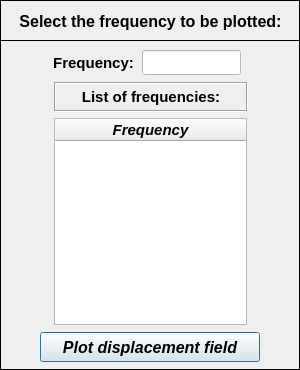
<?xml version="1.0" encoding="UTF-8"?>
<ui version="4.0">
 <class>Dialog</class>
 <widget class="QDialog" name="Dialog">
  <property name="windowModality">
   <enum>Qt::NonModal</enum>
  </property>
  <property name="geometry">
   <rect>
    <x>0</x>
    <y>0</y>
    <width>300</width>
    <height>370</height>
   </rect>
  </property>
  <property name="sizePolicy">
   <sizepolicy hsizetype="Fixed" vsizetype="Fixed">
    <horstretch>0</horstretch>
    <verstretch>0</verstretch>
   </sizepolicy>
  </property>
  <property name="minimumSize">
   <size>
    <width>300</width>
    <height>370</height>
   </size>
  </property>
  <property name="maximumSize">
   <size>
    <width>300</width>
    <height>370</height>
   </size>
  </property>
  <property name="contextMenuPolicy">
   <enum>Qt::DefaultContextMenu</enum>
  </property>
  <property name="windowTitle">
   <string>Plot displacement field</string>
  </property>
  <property name="windowIcon">
   <iconset>
    <normaloff>../../../../../../Downloads/load - Copia.png</normaloff>../../../../../../Downloads/load - Copia.png</iconset>
  </property>
  <property name="whatsThis">
   <string/>
  </property>
  <widget class="QWidget" name="widget" native="true">
   <property name="geometry">
    <rect>
     <x>0</x>
     <y>0</y>
     <width>401</width>
     <height>375</height>
    </rect>
   </property>
   <property name="font">
    <font>
     <kerning>true</kerning>
    </font>
   </property>
   <widget class="QFrame" name="frame">
    <property name="geometry">
     <rect>
      <x>0</x>
      <y>0</y>
      <width>300</width>
      <height>41</height>
     </rect>
    </property>
    <property name="minimumSize">
     <size>
      <width>300</width>
      <height>41</height>
     </size>
    </property>
    <property name="maximumSize">
     <size>
      <width>300</width>
      <height>41</height>
     </size>
    </property>
    <property name="frameShape">
     <enum>QFrame::Box</enum>
    </property>
    <property name="frameShadow">
     <enum>QFrame::Plain</enum>
    </property>
    <property name="lineWidth">
     <number>1</number>
    </property>
    <widget class="QLabel" name="label">
     <property name="geometry">
      <rect>
       <x>14</x>
       <y>6</y>
       <width>273</width>
       <height>30</height>
      </rect>
     </property>
     <property name="minimumSize">
      <size>
       <width>0</width>
       <height>30</height>
      </size>
     </property>
     <property name="maximumSize">
      <size>
       <width>16777215</width>
       <height>30</height>
      </size>
     </property>
     <property name="font">
      <font>
       <family>Arial</family>
       <pointsize>12</pointsize>
       <weight>75</weight>
       <italic>false</italic>
       <bold>true</bold>
      </font>
     </property>
     <property name="text">
      <string>Select the frequency to be plotted:</string>
     </property>
     <property name="textFormat">
      <enum>Qt::AutoText</enum>
     </property>
     <property name="alignment">
      <set>Qt::AlignCenter</set>
     </property>
    </widget>
   </widget>
   <widget class="QFrame" name="frame_2">
    <property name="geometry">
     <rect>
      <x>0</x>
      <y>40</y>
      <width>300</width>
      <height>330</height>
     </rect>
    </property>
    <property name="minimumSize">
     <size>
      <width>300</width>
      <height>330</height>
     </size>
    </property>
    <property name="maximumSize">
     <size>
      <width>300</width>
      <height>330</height>
     </size>
    </property>
    <property name="frameShape">
     <enum>QFrame::Box</enum>
    </property>
    <property name="frameShadow">
     <enum>QFrame::Plain</enum>
    </property>
    <widget class="QTreeWidget" name="treeWidget">
     <property name="geometry">
      <rect>
       <x>54</x>
       <y>78</y>
       <width>193</width>
       <height>207</height>
      </rect>
     </property>
     <property name="font">
      <font>
       <family>Arial</family>
       <pointsize>10</pointsize>
       <weight>75</weight>
       <italic>true</italic>
       <bold>true</bold>
      </font>
     </property>
     <property name="indentation">
      <number>0</number>
     </property>
     <column>
      <property name="text">
       <string notr="true">Frequency</string>
      </property>
      <property name="font">
       <font>
        <family>Arial</family>
        <pointsize>11</pointsize>
        <weight>75</weight>
        <italic>true</italic>
        <bold>true</bold>
       </font>
      </property>
      <property name="textAlignment">
       <set>AlignCenter</set>
      </property>
     </column>
    </widget>
    <widget class="QPushButton" name="pushButton">
     <property name="geometry">
      <rect>
       <x>40</x>
       <y>292</y>
       <width>220</width>
       <height>30</height>
      </rect>
     </property>
     <property name="minimumSize">
      <size>
       <width>220</width>
       <height>30</height>
      </size>
     </property>
     <property name="maximumSize">
      <size>
       <width>220</width>
       <height>30</height>
      </size>
     </property>
     <property name="font">
      <font>
       <family>Arial</family>
       <pointsize>12</pointsize>
       <weight>75</weight>
       <italic>true</italic>
       <bold>true</bold>
      </font>
     </property>
     <property name="text">
      <string>Plot displacement field</string>
     </property>
    </widget>
    <widget class="QLabel" name="label_3">
     <property name="geometry">
      <rect>
       <x>54</x>
       <y>42</y>
       <width>194</width>
       <height>30</height>
      </rect>
     </property>
     <property name="minimumSize">
      <size>
       <width>194</width>
       <height>30</height>
      </size>
     </property>
     <property name="maximumSize">
      <size>
       <width>194</width>
       <height>30</height>
      </size>
     </property>
     <property name="font">
      <font>
       <family>Arial</family>
       <pointsize>11</pointsize>
       <weight>75</weight>
       <bold>true</bold>
      </font>
     </property>
     <property name="frameShape">
      <enum>QFrame::Box</enum>
     </property>
     <property name="frameShadow">
      <enum>QFrame::Sunken</enum>
     </property>
     <property name="text">
      <string>List of frequencies:</string>
     </property>
     <property name="alignment">
      <set>Qt::AlignCenter</set>
     </property>
    </widget>
    <widget class="QLabel" name="label_2">
     <property name="geometry">
      <rect>
       <x>46</x>
       <y>10</y>
       <width>95</width>
       <height>25</height>
      </rect>
     </property>
     <property name="font">
      <font>
       <family>Arial</family>
       <pointsize>11</pointsize>
       <weight>75</weight>
       <bold>true</bold>
      </font>
     </property>
     <property name="text">
      <string>Frequency:</string>
     </property>
     <property name="alignment">
      <set>Qt::AlignCenter</set>
     </property>
    </widget>
    <widget class="QLineEdit" name="lineEdit">
     <property name="enabled">
      <bool>false</bool>
     </property>
     <property name="geometry">
      <rect>
       <x>142</x>
       <y>10</y>
       <width>99</width>
       <height>25</height>
      </rect>
     </property>
     <property name="font">
      <font>
       <family>Arial</family>
       <pointsize>11</pointsize>
       <weight>75</weight>
       <italic>true</italic>
       <bold>true</bold>
      </font>
     </property>
     <property name="styleSheet">
      <string notr="true">color: rgb(0, 0, 255);
background-color: rgb(255, 255, 255);</string>
     </property>
     <property name="alignment">
      <set>Qt::AlignCenter</set>
     </property>
    </widget>
   </widget>
  </widget>
 </widget>
 <resources/>
 <connections/>
</ui>
